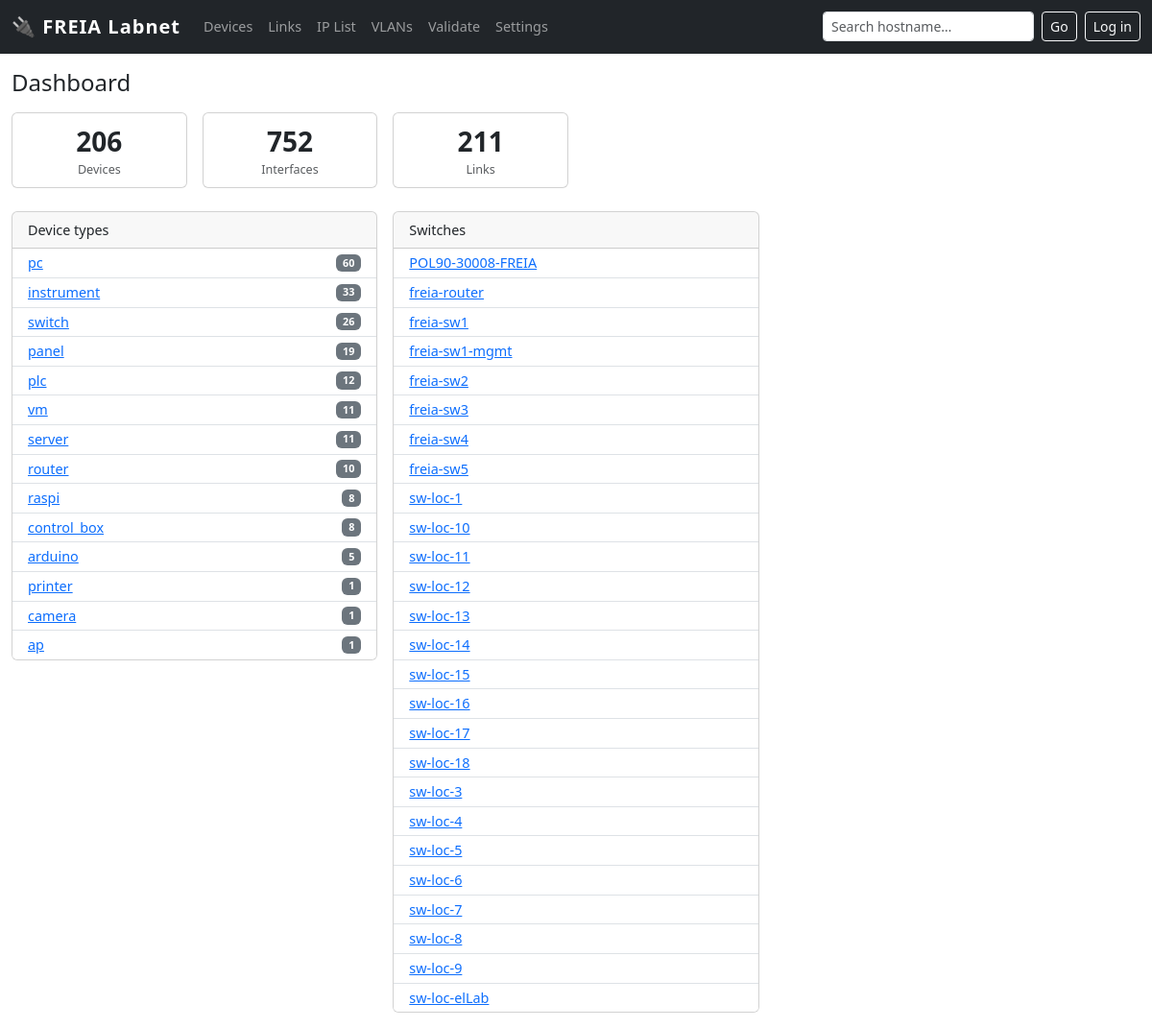
The page / on the database its author committed.
### tables this page shows
CREATE TABLE "device" (
    id INTEGER PRIMARY KEY,
    hostname TEXT UNIQUE,
    kind TEXT NOT NULL,
    vendor_model TEXT,
    os TEXT,
    serial TEXT,
    location_id INTEGER REFERENCES location(id),
    owner TEXT,
    purpose TEXT,
    status TEXT NOT NULL DEFAULT 'active' CHECK(status IN (
        'active','spare','loan','disconnected','retired','planned'
    )),
    notes TEXT,
    vm_host_id INTEGER REFERENCES device(id)
);

### app.py (the view)
@app.route('/')
def index():
    counts = {r['kind']: r['cnt'] for r in query(
        "SELECT kind, COUNT(*) as cnt FROM device GROUP BY kind ORDER BY cnt DESC")}
    totals = query(
        "SELECT COUNT(*) as devices FROM device")[0]['devices']
    ifaces  = query("SELECT COUNT(*) as n FROM iface")[0]['n']
    links   = query("SELECT COUNT(*) as n FROM link")[0]['n']
    switches = query(
        "SELECT hostname FROM device WHERE kind='switch' ORDER BY hostname")
    return render_template('index.html',
        counts=counts, totals=totals, ifaces=ifaces, links=links,
        switches=switches)

### app.py (called while the page is built)
@app.before_request
def _require_login_for_writes():
    if not _AUTH_HASH:
        return                            # no password set → open (dev mode)
    if request.endpoint in ('login', 'logout', 'static'):
        return
    if request.method == 'POST' and not current_user.is_authenticated:
        flash('Please log in to make changes.', 'warning')
        return redirect(url_for('login'))

def get_db():
    db = getattr(g, '_database', None)
    if db is None:
        db = g._database = sqlite3.connect(LABNET_PATH)
        db.row_factory = sqlite3.Row
        db.execute('PRAGMA foreign_keys = ON')
    return db

def query(sql, args=(), one=False):
    cur = get_db().execute(sql, args)
    rv = cur.fetchall()
    return (rv[0] if rv else None) if one else rv

### templates/index.html (shortened to what this page needs)
{% extends "base.html" %}
{% block content %}
<h4 class="mb-3">Dashboard</h4>
<div class="row g-3 mb-4">
  <div class="col-sm-4 col-md-2">
    <div class="card text-center">
      <div class="card-body py-2">
        <div class="fs-3 fw-bold">{{ totals }}</div>
        <div class="text-muted small">Devices</div>
      </div>
    </div>
  </div>
  <div class="col-sm-4 col-md-2">
    <div class="card text-center">
      <div class="card-body py-2">
        <div class="fs-3 fw-bold">{{ ifaces }}</div>
        <div class="text-muted small">Interfaces</div>
      </div>
    </div>
  </div>
  <div class="col-sm-4 col-md-2">
    <div class="card text-center">
      <div class="card-body py-2">
        <div class="fs-3 fw-bold">{{ links }}</div>
        <div class="text-muted small">Links</div>
      </div>
    </div>
  </div>
</div>
<div class="row g-3">
  <div class="col-md-4">
    <div class="card">
      <div class="card-header">Device types</div>
      <ul class="list-group list-group-flush">
        {% for kind, cnt in counts.items() %}
        <li class="list-group-item d-flex justify-content-between align-items-center py-1">
          <a href="/devices?kind={{ kind }}">{{ kind }}</a>
          <span class="badge bg-secondary">{{ cnt }}</span>
        </li>
        {% endfor %}
      </ul>
    </div>
  </div>
  <div class="col-md-4">
    <div class="card">
      <div class="card-header">Switches</div>
      <ul class="list-group list-group-flush">
        {% for sw in switches %}
        <li class="list-group-item py-1">
          <a href="/switch/{{ sw['hostname'] }}">{{ sw['hostname'] }}</a>
        </li>
        {% endfor %}
      </ul>
    </div>
  </div>
</div>
{% endblock %}

### templates/base.html (style rules this page uses)
body { font-size: .9rem; }

### rows shown on the page
device: hostname "POL90-30008-FREIA"
device: hostname "freia-router"
device: hostname "freia-sw1"
device: hostname "freia-sw1-mgmt"
device: hostname "freia-sw2"
device: hostname "freia-sw3"
device: hostname "freia-sw4"
device: hostname "freia-sw5"
device: hostname "sw-loc-1"
device: hostname "sw-loc-10"
device: hostname "sw-loc-11"
device: hostname "sw-loc-12"
device: hostname "sw-loc-13"
device: hostname "sw-loc-14"
device: hostname "sw-loc-15"
device: hostname "sw-loc-16"
device: hostname "sw-loc-17"
device: hostname "sw-loc-18"
device: hostname "sw-loc-3"
device: hostname "sw-loc-4"
device: hostname "sw-loc-5"
device: hostname "sw-loc-6"
device: hostname "sw-loc-7"
device: hostname "sw-loc-8"
device: hostname "sw-loc-9"
device: hostname "sw-loc-elLab"

### other values the page prints
{{ totals }} "206"
{{ ifaces }} "752"
{{ links }} "211"
{{ kind }} "pc" "instrument" "switch" "panel" "plc" "vm" "server" "router" "raspi" "control_box" "arduino" "printer" "camera" "ap"
{{ cnt }} "60" "33" "26" "19" "12" "11" "11" "10" "8" "8" "5" "1" "1" "1"
